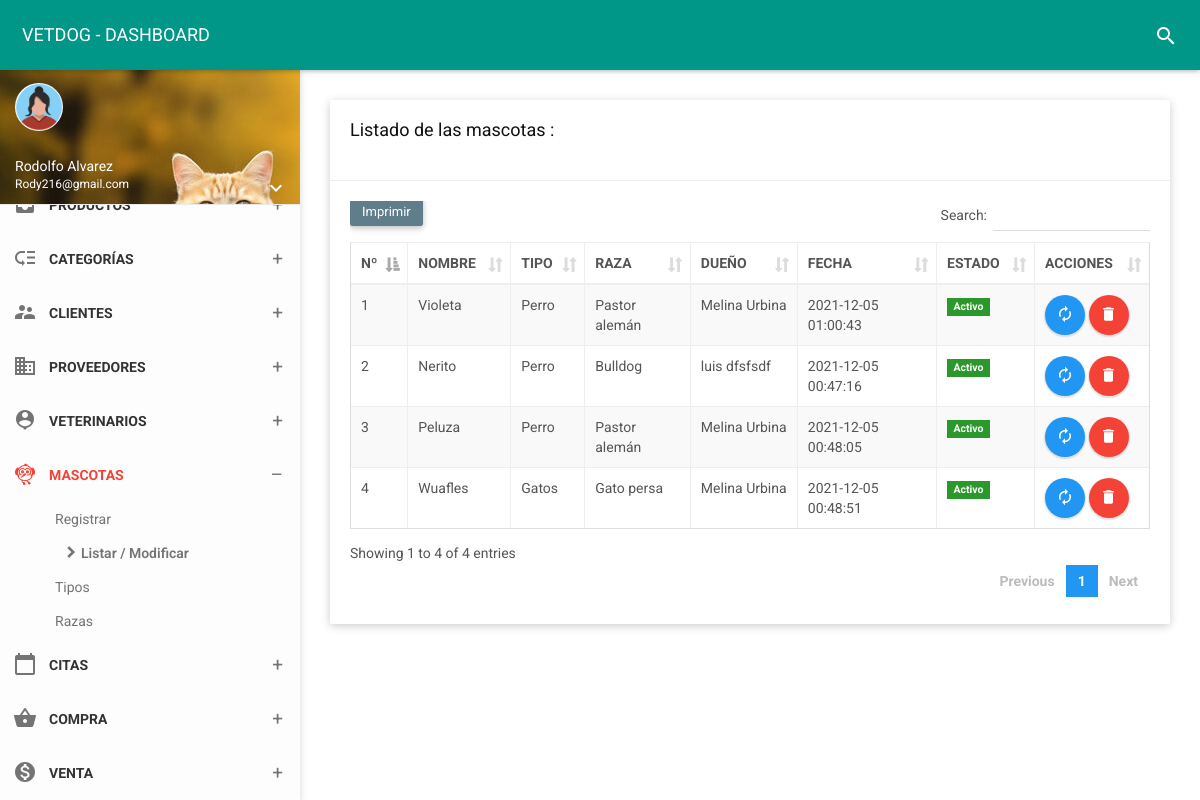
The page /folder/mascotas.php (signed in) on the database its author committed.
### tables this page shows
CREATE TABLE `pet` (
  `id_pet` int(11) NOT NULL,
  `nomas` varchar(50) NOT NULL,
  `id_tiM` int(11) NOT NULL,
  `id_raza` int(11) NOT NULL,
  `sexo` varchar(15) NOT NULL,
  `edad` varchar(15) NOT NULL,
  `tamano` varchar(15) NOT NULL,
  `peso` char(6) NOT NULL,
  `id_due` int(11) NOT NULL,
  `obser` varchar(255) NOT NULL,
  `estado` char(1) NOT NULL,
  `fere` timestamp NOT NULL DEFAULT current_timestamp() ON UPDATE current_timestamp()
);

CREATE TABLE `pet_type` (
  `id_tiM` int(11) NOT NULL,
  `noTiM` varchar(35) NOT NULL,
  `estado` char(1) NOT NULL,
  `fere` timestamp NOT NULL DEFAULT current_timestamp() ON UPDATE current_timestamp()
);

CREATE TABLE `raza` (
  `id_raza` int(11) NOT NULL,
  `nomraza` varchar(50) NOT NULL,
  `id_tiM` int(11) NOT NULL,
  `estado` char(1) NOT NULL
);

CREATE TABLE `owner` (
  `id_due` int(11) NOT NULL,
  `dni_due` char(8) NOT NULL,
  `nom_due` varchar(35) NOT NULL,
  `ape_due` varchar(35) NOT NULL,
  `fecnaci` varchar(35) NOT NULL,
  `movil` char(9) NOT NULL,
  `fijo` char(6) NOT NULL,
  `correo` varchar(30) NOT NULL,
  `direc` varchar(150) NOT NULL,
  `estado` char(1) NOT NULL,
  `usuario` varchar(25) NOT NULL,
  `contra` varchar(255) NOT NULL,
  `cargo` int(11) NOT NULL,
  `foto` varchar(255) NOT NULL,
  `fere` timestamp NOT NULL DEFAULT current_timestamp() ON UPDATE current_timestamp()
);

### controlador/petcontrolador.php (called while the page is built, shortened)
<?php
require_once '../modelo/modelopet.php';
class petcontrolador{
    function mostrar(){
        $pet=new Modelo();
        $dato=$pet->mostrar("pet", "1");
        require_once '../vista/mascotas/mostrar.php';
    }
    }

### modelo/modelopet.php (called while the page is built, shortened)
<?php
class Modelo{
  private $pet;
  private $db;
  public function __construct(){
      $this->pet=array();
      $this->db=new PDO('mysql:host=localhost;dbname=vetdog',"root","");
  }
  public function mostrar($tabla,$condicion){
      $consulta="SELECT pet.id_pet, pet.nomas, pet_type.id_tiM, pet_type.noTiM, raza.id_raza, raza.nomraza, pet.sexo, pet.edad, pet.tamano, pet.peso, owner.id_due, owner.dni_due, owner.nom_due, owner.ape_due, owner.fecnaci, owner.movil, owner.fijo, owner.correo, owner.direc, pet.obser, pet.estado, pet.fere FROM pet INNER JOIN pet_type ON pet.id_tiM =  pet_type.id_tiM INNER JOIN raza ON pet.id_raza =raza.id_raza INNER JOIN owner ON pet.id_due = owner.id_due";
      $resultado=$this->db->query($consulta);
      while ($tabla=$resultado->fetchAll(PDO::FETCH_ASSOC)) {
          $this->pet[]=$tabla;
      }
      return $this->pet;
    }
}
 ?>

### vista/mascotas/mostrar.php (the view, shortened to what this page needs)
<!DOCTYPE html>
<html>
<head>
    <link href="../assets/plugins/bootstrap/css/bootstrap.css" rel="stylesheet">
    <link href="../assets/plugins/node-waves/waves.css" rel="stylesheet" />
    <link href="../assets/plugins/animate-css/animate.css" rel="stylesheet" />
    <link href="../assets/plugins/jquery-datatable/skin/bootstrap/css/dataTables.bootstrap.css" rel="stylesheet">
    <link href="../css/style.css" rel="stylesheet">
    <link href="../assets/css/themes/all-themes.css" rel="stylesheet" />
</head>
<body class="theme-red">
    <nav class="navbar">
        <div class="container-fluid">
            <div class="navbar-header">
                <a class="navbar-brand" href="../vista/panel-admin/administrador"> VETDOG - DASHBOARD </a>
            </div>
            <div class="collapse navbar-collapse" id="navbar-collapse">
                <ul class="nav navbar-nav navbar-right">
                    <li><a href="javascript:void(0);" class="js-search" data-close="true"><i class="material-icons">search</i></a></li>
                </ul>
            </div>
        </div>
    </nav>
    <section>
        <aside id="leftsidebar" class="sidebar">
            <div class="user-info">
                <div class="image">
                    <img src="../assets/img/mujerico.png" width="48" height="48" alt="User" />
                </div>
                <div class="info-container">
                    <div class="name" data-toggle="dropdown" aria-haspopup="true" aria-expanded="false"><?php echo ucfirst($_SESSION['nombre']); ?></div>
                    <div class="email"><?php echo ucfirst($_SESSION['correo']); ?></div>
                    <div class="btn-group user-helper-dropdown">
                        <i class="material-icons" data-toggle="dropdown" aria-haspopup="true" aria-expanded="true">keyboard_arrow_down</i>
                    </div>
                </div>
            </div>
            <div class="menu">
                <ul class="list">
                    <li>
                        <a href="javascript:void(0);" class="menu-toggle">
                            <i class="material-icons">inbox</i>
                            <span>PRODUCTOS</span>
                        </a>
                    </li>
                    <li>
                        <a href="javascript:void(0);" class="menu-toggle">
                            <i class="material-icons">low_priority</i>
                            <span>CATEGORÍAS</span>
                        </a>
                    </li>
                    <li>
                        <a href="javascript:void(0);" class="menu-toggle">
                            <i class="material-icons">supervisor_account</i>
                            <span>CLIENTES</span>
                        </a>
                    </li>
                    <li>
                        <a href="javascript:void(0);" class="menu-toggle">
                            <i class="material-icons">business</i>
                            <span>PROVEEDORES</span>
                        </a>
                    </li>
                    <li>
                        <a href="javascript:void(0);" class="menu-toggle">
                            <i class="material-icons">person_pin</i>
                            <span>VETERINARIOS</span>
                        </a>
                    </li>
                    <li class="active">
                        <a href="javascript:void(0);" class="menu-toggle">
                            <i class="material-icons">flutter_dash</i>
                            <span>MASCOTAS</span>
                        </a>
                        <ul class="ml-menu">
                            <li>
                                <a href="../vista/mascotas/nuevo">Registrar</a>
                            </li>
                            <li class="active">
                                <a href="mascotas">Listar / Modificar</a>
                            </li>
                            <li>
                                <a href="tipo">Tipos</a>
                            </li>
                            <li>
                                <a href="raza">Razas</a>
                            </li>
                        </ul>
</li>
                    <li>
                        <a href="javascript:void(0);" class="menu-toggle">
                            <i class="material-icons">calendar_today</i>
                            <span>CITAS</span>
                        </a>
    </li>
    <li>
                        <a href="javascript:void(0);" class="menu-toggle">
                            <i class="material-icons">shopping_basket</i>
                            <span>COMPRA</span>
                        </a>
    </li>
<li>
                        <a href="javascript:void(0);" class="menu-toggle">
                            <i class="material-icons">monetization_on</i>
                            <span>VENTA</span>
                        </a>
    </li>
    </section>
    <section class="content">
        <div class="container-fluid">
            <div class="row clearfix">
                <div class="col-lg-12 col-md-12 col-sm-12 col-xs-12">
                    <div class="card">
                        <div class="header">
                            <h2>
                                Listado de las mascotas :
                            </h2><br>
                        </div>
                        <div class="body">
                            <div class="table-responsive">
                                <table class="table table-bordered table-striped table-hover dataTable js-exportable">
                                    <thead>
                                        <tr>
                                        <th>Nº</th>
                                        <th>NOMBRE</th>
                                        <th>TIPO</th>
                                        <th>RAZA</th>
                                        <th>DUEÑO</th>
                                        <th>FECHA</th>
                                        <th>ESTADO</th>
                                        <th>ACCIONES</th>
                                    </tr>
                                    </thead>
                                    <tbody>
                                       <?php
                          foreach ($dato as $key => $value){
                              foreach ($value as $va) { ?>
                                        <tr>
            <td><?php echo $va['id_pet'];?></td>
            <td><?php echo $va['nomas'];?></td>
            <td><?php echo $va['noTiM'];?></td>
            <td><?php echo $va['nomraza'];?></td>
            <td><?php echo $va['nom_due'];?>&nbsp;<?php echo $va['ape_due'];?></td>
            <td><?php echo $va['fere'];?></td>
<td><?php
                if($va['estado']==1)  { ?>
                <form  method="get" action="javascript:activo('<?php echo $va['id_pet']; ?>')">
                    <span class="label label-success">Activo</span>
                </form>
                <?php  }   else {?>
                    <form  method="get" action="javascript:inactivo('<?php echo $va['id_pet']; ?>')">
                        <button type="submit" class="btn btn-danger btn-xs">Inactivo</button>
                     </form>
                        <?php  } ?></td>
<td><a type="button" href="../vista/mascotas/edit?id=<?php echo $va["id_pet"]; ?>"  class="btn bg-blue btn-circle waves-effect waves-circle waves-float">
                    <i class="material-icons">autorenew</i>
                </a>
                <a type="button" href="../vista/mascotas/borrar?id=<?php echo $va["id_pet"]; ?>"  class="btn bg-red btn-circle waves-effect waves-circle waves-float">
                    <i class="material-icons">delete</i>
                </a>
                                        </tr>
                            <?php
                              }
                              }
                              ?>
                                    </tbody>
                                </table>
                            </div>
                        </div>
                    </div>
                </div>
            </div>
        </div>
    </section>
</body>
</html>

### assets/css/themes/all-themes.css (style rules this page uses)
.theme-red .navbar-brand { color: #fff; }
.theme-red .nav > li > a { color: #fff; }
.theme-red .sidebar .menu .list li.active { background-color: transparent; }
.theme-red .sidebar .menu .list li.active > :first-child i, .theme-red .sidebar .menu .list li.active > :first-child span { color: #F44336; }
.theme-red .sidebar .menu .list .toggled { background-color: transparent; }
.theme-red .sidebar .menu .list .ml-menu { background-color: transparent; }

### rows shown on the page
pet: id_pet "1", nomas "Violeta", id_tiM.noTiM "Perro", id_raza.nomraza "Pastor alemán", id_due.nom_due "Melina", id_due.ape_due "Urbina", fere "2021-12-05 01:00:43"
pet: id_pet "2", nomas "Nerito", id_tiM.noTiM "Perro", id_raza.nomraza "Bulldog", id_due.nom_due "luis", id_due.ape_due "dfsfsdf", fere "2021-12-05 00:47:16"
pet: id_pet "3", nomas "Peluza", id_tiM.noTiM "Perro", id_raza.nomraza "Pastor alemán", id_due.nom_due "Melina", id_due.ape_due "Urbina", fere "2021-12-05 00:48:05"
pet: id_pet "4", nomas "Wuafles", id_tiM.noTiM "Gatos", id_raza.nomraza "Gato persa", id_due.nom_due "Melina", id_due.ape_due "Urbina", fere "2021-12-05 00:48:51"

### other values the page prints
$_SESSION['nombre'] "Rodolfo Alvarez"
$_SESSION['correo'] "Rody216@gmail.com"
